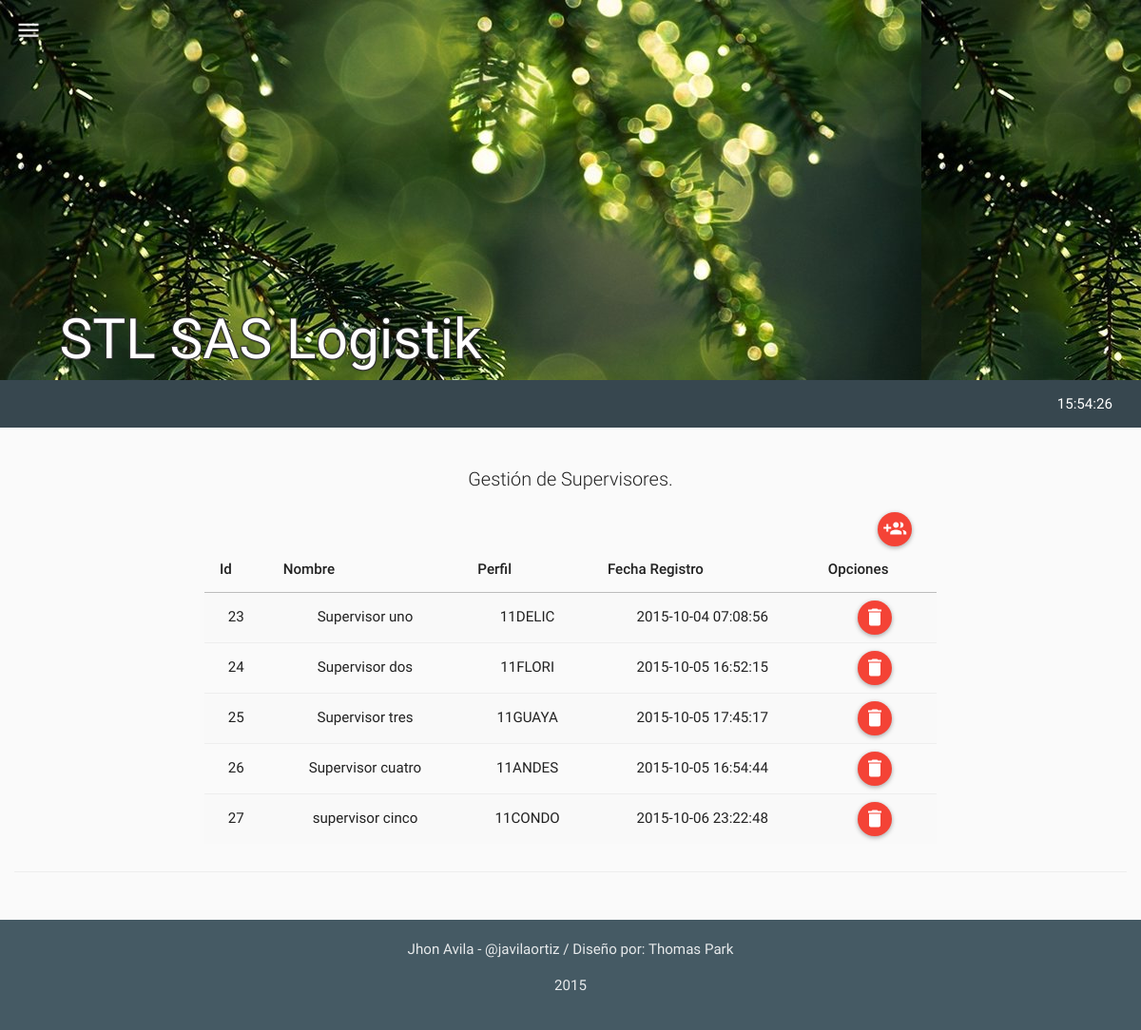
Page /mods/supervisores/supervisores.php (signed in) on the earlier database version.
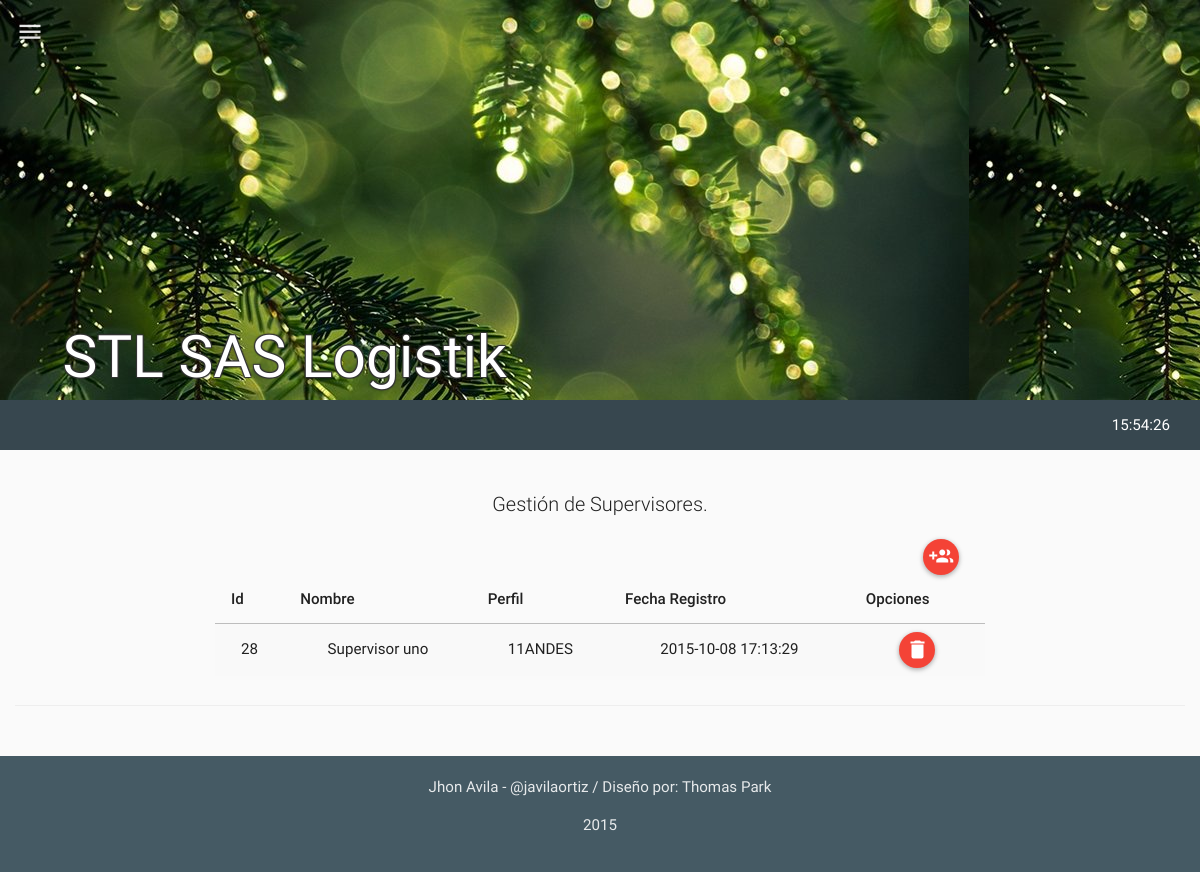
Same page on the later database version.
### tables this page shows
CREATE TABLE IF NOT EXISTS `tbl_supervisores` (
  `su_id` int(11) NOT NULL,
  `su_nombre` varchar(60) NOT NULL,
  `su_fi_id` int(11) NOT NULL,
  `su_timestamp` timestamp NOT NULL DEFAULT CURRENT_TIMESTAMP ON UPDATE CURRENT_TIMESTAMP,
  `su_created` int(11) NOT NULL,
  `su_estado` int(11) NOT NULL
);

CREATE TABLE IF NOT EXISTS `tbl_fincas` (
  `fi_id` int(11) NOT NULL,
  `fi_codigo` varchar(10) NOT NULL,
  `fi_sn_id` int(11) NOT NULL,
  `fi_timestamp` timestamp NOT NULL DEFAULT CURRENT_TIMESTAMP ON UPDATE CURRENT_TIMESTAMP,
  `fi_created` int(11) NOT NULL,
  `fi_estado` int(11) NOT NULL
);

### php/db.php (called while the page is built, shortened)
<?php
class con {
    private $host = 'localhost';
    private $user = 'root';
    private $pass = '';
    public $type = 'mysql';
    private $db = "bd_stl_logistica";
    public $lid = 0;
    function connect() {
        $connect = $this->type.'_connect';
        if (!$this->lid = $connect($this->host, $this->user, $this->pass)) {
        }
		else {
			$sql = $this->type.'_select_db';
			if (!$baseconections = $sql($this->db,$this->lid)) {
				mysql_query("SET NAMES 'utf8'");
			}
		}
		return ($this->lid);
 	}
}
?>

### php/supervisores.php (the view, shortened to what this page needs)
<?php
class supervisores{
  function get_supervisores(){
    $con = new con();
    $rt = new route();
    if(isset($_SESSION["ses_id"])){
      $qry='SELECT * FROM tbl_supervisores AS S
            INNER JOIN tbl_fincas AS F ON F.fi_id = S.su_fi_id
            WHERE S.su_estado=1;';
      $res = mysql_query($qry);
      $item =" ";
      $script ="<script>$(document).ready(function(){";
      while($row_res = mysql_fetch_assoc($res)) {
        $item.='
              <tr>
                <td>'.$row_res["su_id"].'</td>
                <td>'.$row_res["su_nombre"].'</td>
                <td>'.$row_res["fi_codigo"].'</td>
                <td>'.$row_res["fi_timestamp"].'</td>
                <td>
                  <div id="del-button" onClick="borrar_usuario('.$row_res["su_id"].', this)" class="btn btn-floating-mini btn-danger" title="Borrar"><i class="md md-delete"></i> </div>
                </td>
              </tr>
        ';
        $script.='';
      }
      $script.='});</script>';
    }
    else{$rt->routing($rt->path("login"));}
    $html='
          <table class="table table-striped table-hover ">
            <thead>
              <tr>
                <th>Id</th>
                <th>Nombre</th>
                <th>Perfil</th>
                <th>Fecha Registro</th>
                <th>Opciones</th>
              </tr>
            </thead>
            <tbody>
              '.$item.'
            </tbody>
          </table>
    ';
    return $script.$html;
  }
}
?>

### php/jslib.php (shortened to what this page needs)
<?php
class jslib{
	function get_css(){
		$css = '
			<link rel="stylesheet" href="../../lib/bootstrap.css" type="text/css">
			<link rel="stylesheet" href="../../lib/font.css" type="text/css">
			<link rel="stylesheet" href="../../lib/materia.css" type="text/css">
		';
		return $css;
	}
}
?>

### mods/supervisores/supervisores.php (shortened to what this page needs)
<?php
include('../../php/jslib.php');
include('../../php/app_menu.php');
include('../../php/supervisores.php');
include('../../php/html_snippets.php');
$app_menu = new app_menu();
$html_snippet = new html_snippets();
$supervisores = new supervisores();
$libs = new jslib();
$css = $libs->get_css();
?>
<!DOCTYPE html>
<html lang="en">
  <head>
    <?php
      echo $css;
    ?>
  </head>
  <body class="mtr-grey-50">
    <nav id="topbar" class="toolbar toolbar-expanded mtr-light-blue-800">
      <div class="container-fluid header-title">
        <div class="row">
          <div class="col-sm-12">STL SAS Logistik</div>
        </div>
      </div>
    </nav>
    <nav class="toolbar toolbar-fixed">
      <div class="container-fluid">
        <div class="toolbar-header">
          <a  id="headerToggle" href="#" class="menu-toggle" data-ripple-centered="true" data-ripple-color="#fff">
            <i class="md md-menu"></i>
          </a>
        </div>
      </div>
    </nav>
        <?php echo $app_menu->build_menu(); ?>
    <div class="container-fluid">
      <div class="page-header" id="banner">
        <div class="row">
          <label class="col-lg-2 control-label"></label>
          <div class="col-sm-8 text-center">
            <p class="lead">Gestión de Supervisores.</p>
            <div class="col-lg-12">
            <div class="col-lg-5"></div>
            <div class="col-lg-6  "></div>
            <div class="col-lg-1"><a href="#" id="btn_new" class="btn btn-floating-mini btn-danger" data-ripple-centered="" title="Agregar Usuario"><i class="md md-group-add"></i></a></div>
            </div>
            <p><?php echo $supervisores->get_supervisores(); ?></p>
          </div>
          <label class="col-lg-2 control-label"></label>
        </div>
      </div>
    </div>
<?php echo $html_snippet->load_footer(); ?>
  </body>
</html>

### php/app_menu.php (shortened to what this page needs)
<?php
class app_menu{
  function build_menu(){
    $con = new con();
    $rt = new route();
    if(isset($_SESSION["ses_id"])){
      $qry='SELECT * FROM tbl_modulos AS M
            INNER JOIN tbl_usuarios AS U
            INNER JOIN tbl_permisos AS P
            INNER JOIN tbl_per_x_usu AS PxU
            INNER JOIN tbl_permisos_x_modulo AS PxM
            WHERE M.mo_id = PxM.pxm_mo_id
            AND PxM.pxm_pe_id = P.pe_id
            AND P.pe_id = PxU.pxu_pe_id
            AND PxU.pxu_us_id = U.us_id
            AND U.us_id = '.$_SESSION["ses_id"];
      $res = mysql_query($qry);
      $menuitem =" ";
      $script ="<script>$(document).ready(function(){";
      $script.='});</script>';
    }
    else{$rt->routing($rt->path("login"));}
    $html='
            <nav class="navbar navbar-inverse">
              <div class="container-fluid">
                <div class="navbar-header">
                  <button type="button" class="navbar-toggle collapsed" data-toggle="collapse" data-target="#bs-example-navbar-collapse-2">
                    <span class="sr-only">Toggle navigation</span>
                    <span class="icon-bar"></span>
                    <span class="icon-bar"></span>
                    <span class="icon-bar"></span>
                  </button>
                </div>
                <div class="collapse navbar-collapse" id="bs-example-navbar-collapse-2">
                  <ul class="nav navbar-nav">
                  '.$menuitem.'
                  </ul>
                  <ul class="nav navbar-nav navbar-right">
                    <li><a href="#" id="reloj">fecha / hora</a></li>
                  </ul>
                </div>
              </div>
            </nav>
    ';
    return $script.$html;
  }
}
?>

### php/html_snippets.php (shortened to what this page needs)
<?php
class html_snippets{
	function load_footer (){
		$html = '
		<footer class="container-fluid mtr-blue-grey-700">
	      <div class="row text-center">
	        <div class="col-sm-12">
	          <p>
	          	<a href="https://co.linkedin.com/in/javilaortiz" rel="nofollow">Jhon Avila</a>
	          	-
	          	<a href="https://twitter.com/javilaortiz">@javilaortiz</a>
	          	/
	          	Diseño por: <a href="http://thomaspark.me" rel="nofollow">Thomas Park</a</p>
	          <p>2015</p>
	        </div>
	      </div>
	    </footer>';
	    return $html;
	}
}
?>

Differences in the rows shown:
removed tbl_supervisores: su_id "23", su_nombre "Supervisor uno", tbl_fincas.fi_codigo "11DELIC", tbl_fincas.fi_timestamp "2015-10-04 07:08:56"
removed tbl_supervisores: su_id "24", su_nombre "Supervisor dos", tbl_fincas.fi_codigo "11FLORI", tbl_fincas.fi_timestamp "2015-10-05 16:52:15"
removed tbl_supervisores: su_id "25", su_nombre "Supervisor tres", tbl_fincas.fi_codigo "11GUAYA", tbl_fincas.fi_timestamp "2015-10-05 17:45:17"
removed tbl_supervisores: su_id "26", su_nombre "Supervisor cuatro", tbl_fincas.fi_codigo "11ANDES", tbl_fincas.fi_timestamp "2015-10-05 16:54:44"
removed tbl_supervisores: su_id "27", su_nombre "supervisor cinco", tbl_fincas.fi_codigo "11CONDO", tbl_fincas.fi_timestamp "2015-10-06 23:22:48"
added tbl_supervisores: su_id "28", su_nombre "Supervisor uno", tbl_fincas.fi_codigo "11ANDES", tbl_fincas.fi_timestamp "2015-10-08 17:13:29"
